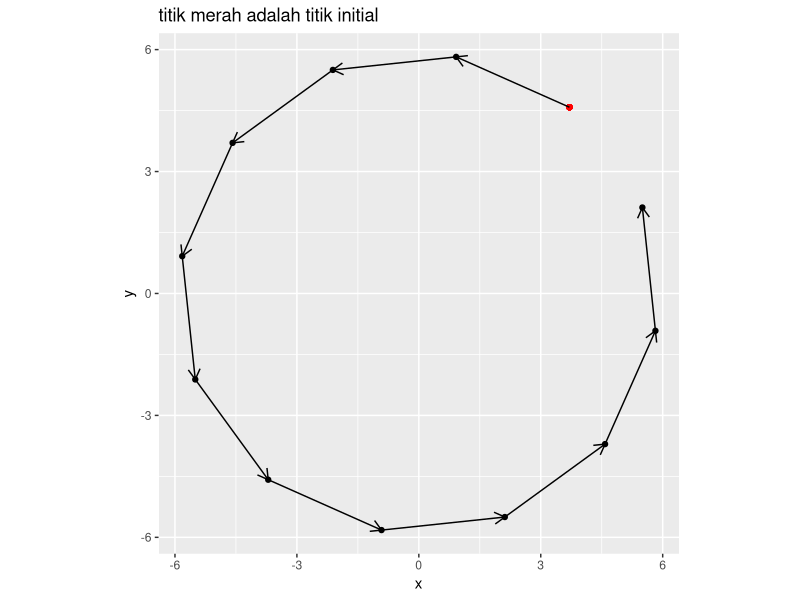
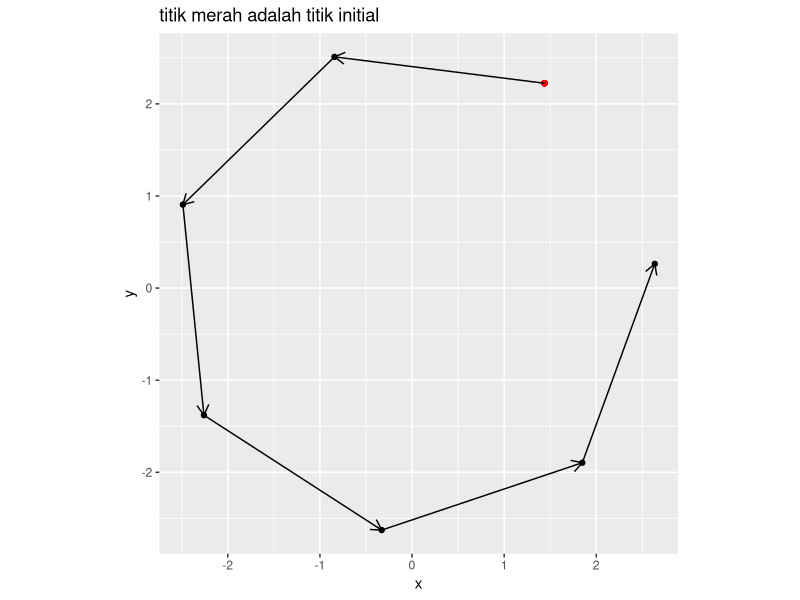
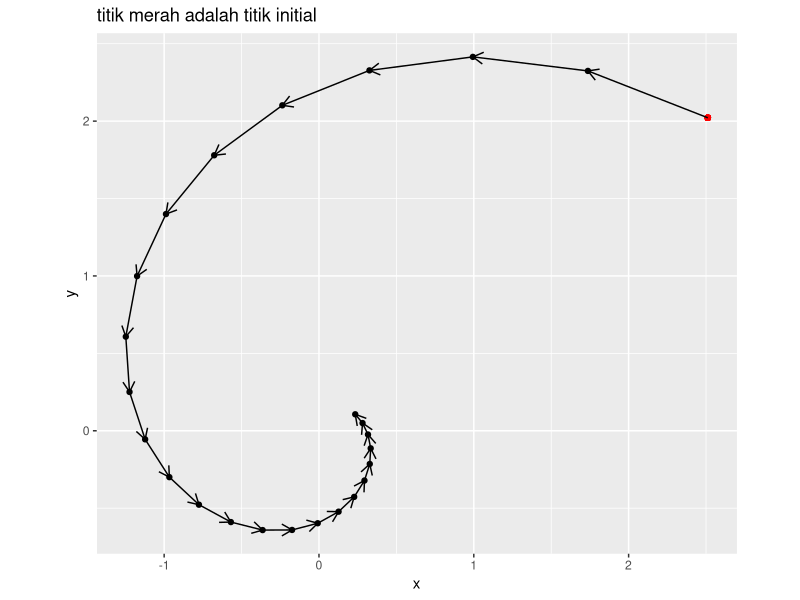
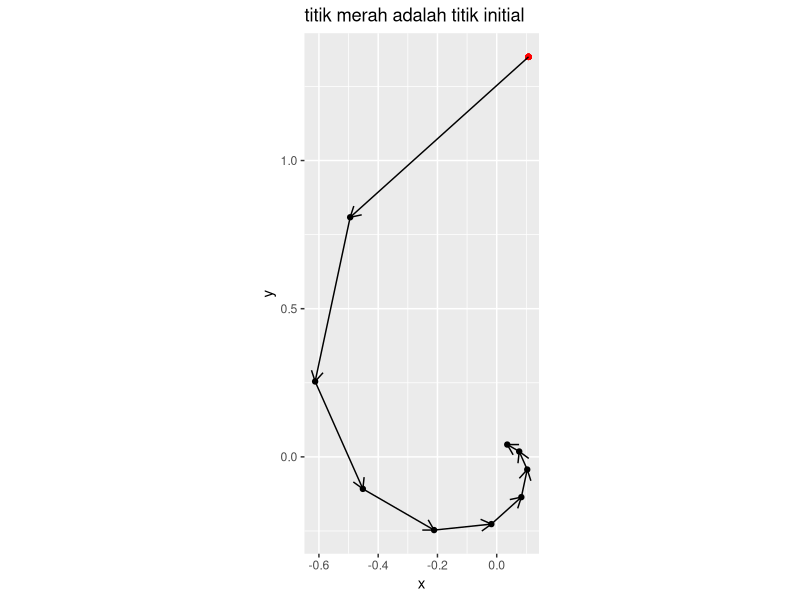
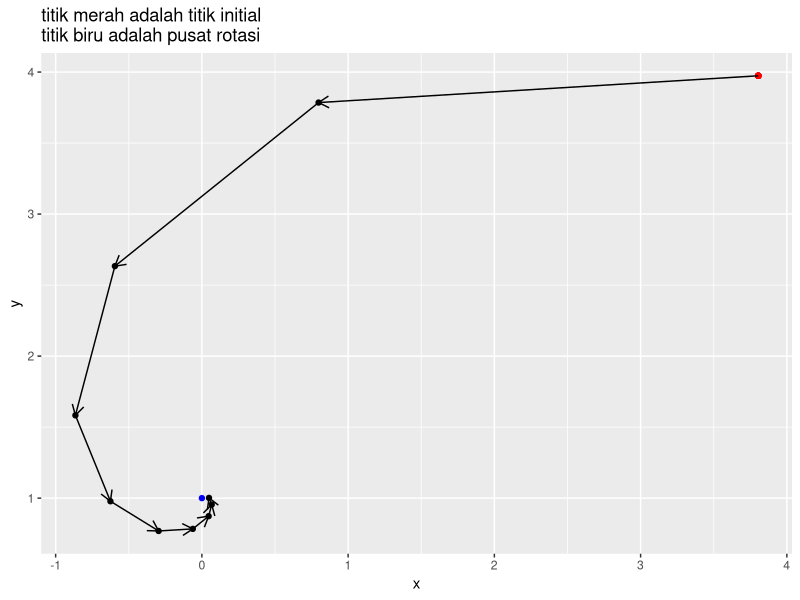
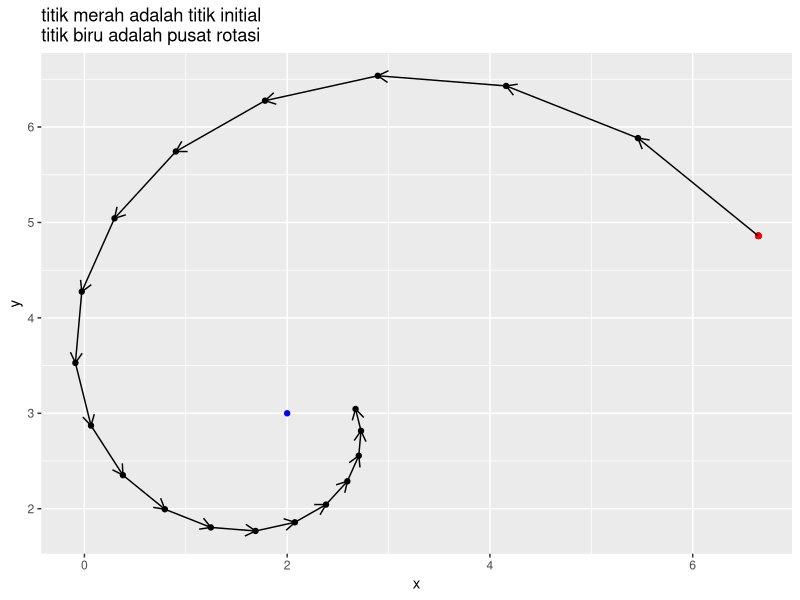
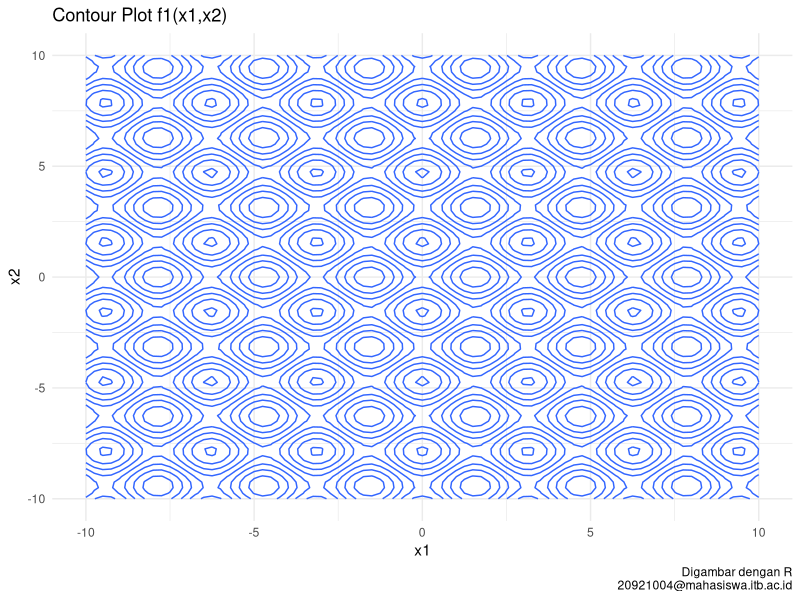
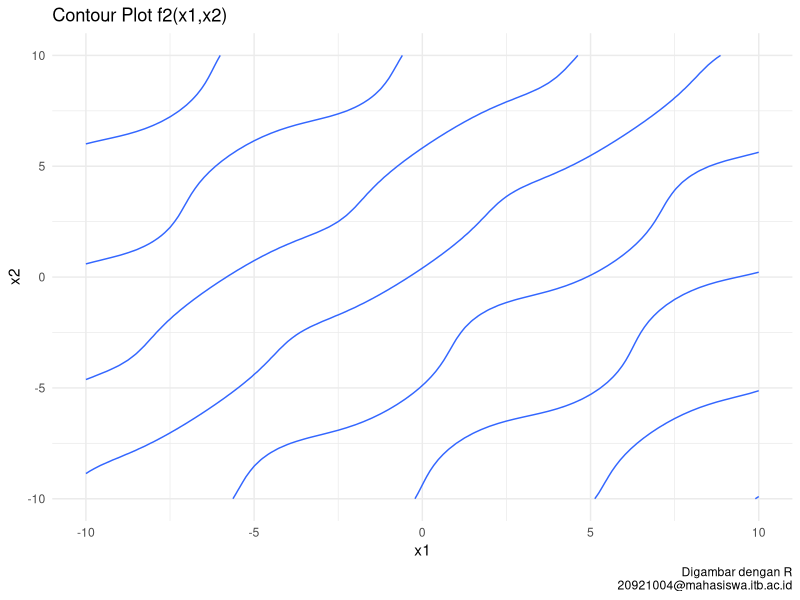

These charts were generated, in order, by the following R code:
## ---- chunk 1
rm(list=ls())
options(digits = 6)
set.seed(20921004)
library(dplyr)
library(ggplot2)
## ---- chunk 2
# function untuk random titik
rand_titik = function(a,b){
  runif(2,a,b)
}
## ---- chunk 3
# mendefinisikan program
rotasi_kan = function(x0,rot){
  # menghitung theta
  theta = 2*pi/rot

  # definisi matriks rotasi
  A = matrix(c(cos(theta),-sin(theta),
             sin(theta),cos(theta)),
           ncol = 2,byrow = T)
  
  # membuat template
  temp = vector("list")
  temp[[1]] = x0

  # proses rotasi
  for(i in 2:rot){
    xk = A %*% x0
    temp[[i]] = xk
    x0 = xk
  }
  
  # membuat template data frame
  final = data.frame(x = rep(NA,rot),
                     y = rep(NA,rot))
  
  # gabung data dari list
  for(i in 1:rot){
    tempura = temp[[i]]
    final$x[i] = tempura[1]
    final$y[i] = tempura[2]
  }

  # membuat plot
  plot = 
    ggplot() +
    geom_point(aes(x,y),data = final) +
    geom_point(aes(x[1],y[1]),
               data = final,
               color = "red") +
    coord_equal() +
    labs(title = "titik merah adalah titik initial") 
  
  # enrich dengan garis panah
  panah = data.frame(
    x_start = final$x[1:(rot-1)],
    x_end = final$x[2:rot],
    y_start = final$y[1:(rot-1)],
    y_end = final$y[2:rot]
  )
  # menambahkan garis panah ke plot
  plot = 
    plot + 
    geom_segment(aes(x = x_start,
                 xend = x_end,
                 y = y_start,
                 yend = y_end),
                 data = panah,
                 arrow = arrow(length = unit(.3,"cm"))
                 )
  
  # menyiapkan output
  list("Grafik rotasi" = plot,
       "Titik-titik rotasi" = final)
  }
## ---- chunk 4
# uji coba
rot = 12 # berapa banyak rotasi
x0 = rand_titik(0,10) # generate random titik

rotasi_kan(x0,rot)
## ---- chunk 5
# uji coba
rot = 7 # berapa banyak rotasi
x0 = rand_titik(0,10) # generate random titik

rotasi_kan(x0,rot)
## ---- chunk 6
# mendefinisikan program
rotasi_konstraksi_kan = function(x0,rot,r){
  # menghitung theta
  theta = 2*pi/rot

  # definisi matriks rotasi
  A = matrix(c(cos(theta),-sin(theta),
             sin(theta),cos(theta)),
           ncol = 2,byrow = T)
  
  # membuat template
  temp = vector("list")
  temp[[1]] = x0

  # proses rotasi dan konstraksi
  for(i in 2:rot){
    xk = A %*% x0
    xk = r * xk
    temp[[i]] = xk
    x0 = xk
  }
  
  # membuat template data frame
  final = data.frame(x = rep(NA,rot),
                     y = rep(NA,rot))
  
  # gabung data dari list
  for(i in 1:rot){
    tempura = temp[[i]]
    final$x[i] = tempura[1]
    final$y[i] = tempura[2]
  }

  # membuat plot
  plot = 
    ggplot() +
    geom_point(aes(x,y),data = final) +
    geom_point(aes(x[1],y[1]),
               data = final,
               color = "red") +
    coord_equal() +
    labs(title = "titik merah adalah titik initial") 
  
  # enrich dengan garis panah
  panah = data.frame(
    x_start = final$x[1:(rot-1)],
    x_end = final$x[2:rot],
    y_start = final$y[1:(rot-1)],
    y_end = final$y[2:rot]
  )
  # menambahkan garis panah ke plot
  plot = 
    plot + 
    geom_segment(aes(x = x_start,
                 xend = x_end,
                 y = y_start,
                 yend = y_end),
                 data = panah,
                 arrow = arrow(length = unit(.3,"cm"))
                 )
  
  # menyiapkan output
  list("Grafik rotasi" = plot,
       "Titik-titik rotasi" = final)
  }
## ---- chunk 7
# uji coba
rot = 25 # berapa banyak rotasi
x0 = rand_titik(0,4) # generate random titik
r = .9
rotasi_konstraksi_kan(x0,rot,r)
## ---- chunk 8
# uji coba
rot = 10 # berapa banyak rotasi
x0 = rand_titik(0,4) # generate random titik
r = .7
rotasi_konstraksi_kan(x0,rot,r)
## ---- chunk 9
# mendefinisikan program
rotasi_konstraksi_pusat_kan = function(x0,rot,r,x_bin){
  # pusat rotasi
  pusat = x_bin

  # menghitung theta
  theta = 2*pi/rot

  # definisi matriks rotasi
  A = matrix(c(cos(theta),-sin(theta),
             sin(theta),cos(theta)),
           ncol = 2,byrow = T)
  
  # membuat template
  temp = vector("list")
  temp[[1]] = x0

  # proses rotasi dan konstraksi
  for(i in 2:rot){
    xk = A %*% (x0-pusat) # diputar dengan x_bin sebagai pusat
    xk = pusat + (r * xk)
    temp[[i]] = xk
    x0 = xk
  }
  
  # membuat template data frame
  final = data.frame(x = rep(NA,rot),
                     y = rep(NA,rot))
  
  # gabung data dari list
  for(i in 1:rot){
    tempura = temp[[i]]
    final$x[i] = tempura[1]
    final$y[i] = tempura[2]
  }

  # membuat plot
  plot = 
    ggplot() +
    geom_point(aes(x,y),data = final) +
    geom_point(aes(x[1],y[1]),
               data = final,
               color = "red") +
    geom_point(aes(x = pusat[1],
		   y = pusat[2]),
	       color = "blue") +
    labs(title = "titik merah adalah titik initial\ntitik biru adalah pusat rotasi") 
  
  # enrich dengan garis panah
  panah = data.frame(
    x_start = final$x[1:(rot-1)],
    x_end = final$x[2:rot],
    y_start = final$y[1:(rot-1)],
    y_end = final$y[2:rot]
  )
  # menambahkan garis panah ke plot
  plot = 
    plot + 
    geom_segment(aes(x = x_start,
                 xend = x_end,
                 y = y_start,
                 yend = y_end),
                 data = panah,
                 arrow = arrow(length = unit(.3,"cm"))
                 )
  
  # menyiapkan output
  list("Grafik rotasi" = plot,
       "Titik-titik rotasi" = final)
  }
## ---- chunk 10
# uji coba
rot = 10 # berapa banyak rotasi
x0 = rand_titik(0,4) # generate random titik
x_bintang = c(0,1) # contoh pusat rotasi
r = .6
rotasi_konstraksi_pusat_kan(x0,rot,r,x_bintang)
## ---- chunk 11
# uji coba
rot = 20 # berapa banyak rotasi
x0 = rand_titik(0,10) # generate random titik
x_bintang = c(2,3) # contoh pusat rotasi
r = .9
rotasi_konstraksi_pusat_kan(x0,rot,r,x_bintang)
## ---- chunk 12
soa_mrf = function(N,	  # banyak titik
		   x1_d,  # batas bawah x1
		   x1_u,  # batas atas x1
		   x2_d,  # batas bawah x2
		   x2_u,  # batas atas x2
		   rot,	  # berapa banyak rotasi
		   k_max, # iterasi maks
		   r){	  # berapa rate konstraksi
		   
# N pasang titik random di selang [a,b] di R2
x1 = runif(N,x1_d,x1_u)
x2 = runif(N,x2_d,x2_u)

# hitung theta
theta = 2*pi / rot

# definisi matriks rotasi
A = matrix(c(cos(theta),-sin(theta),
             sin(theta),cos(theta)),
           ncol = 2,byrow = T)

# bikin data frame
temp = data.frame(x1,x2) %>% mutate(f = f(x1,x2))

# proses iterasi
for(i in 1:k_max){
  # mencari titik x* dengan min(f)
  f_min = 
	temp %>% 
	filter(f == min(f))
  pusat = c(f_min$x1,f_min$x2)

  for(j in 1:N){
	# kita akan ambil titiknya satu persatu
	x0 = c(temp$x1[j],temp$x2[j])
	
	# proses rotasi dan konstraksi terhadap pusat x*
	xk = A %*% (x0-pusat) # diputar dengan x_bin sebagai pusat
        xk = pusat + (r * xk)
	
	# proses mengembalikan nilai ke temp
	temp$x1[j] = xk[1]
	temp$x2[j] = xk[2]
	}
    
    # hitung kembali nilai f(x1,x2)
    temp = temp %>% mutate(f = f(x1,x2))
    }

# proses output hasil
output = temp %>% filter(f == min(f))
return(output)
}

## ---- chunk 13
# definisi
N = 50
a = -4 # x1 dan x2 punya batas bawah yang sama
b = 4  # x1 dan x2 punya batas atas yang sama
k_max = 70
r = .75
rot = 30
f = function(x1,x2){
	((x1^4 - 16 * x1^2 + 5 * x1)/2) + ((x2^4 - 16 * x2^2 + 5* x2)/2)
	}

# solving
soa_mrf(N,a,b,a,b,rot,k_max,r)
## ---- chunk 14
soa_mrf_2 = function(N,	  # banyak titik
		     x1_d,  # batas bawah x1
		     x1_u,  # batas atas x1
		     x2_d,  # batas bawah x2
		     x2_u,  # batas atas x2
		     rot,   # berapa banyak rotasi
		     k_max, # iterasi maks
		     r){    # berapa rate konstraksi
		   
# N pasang titik random di selang [a,b] di R2
x1 = runif(N,x1_d,x1_u)
x2 = runif(N,x2_d,x2_u)

# hitung theta
theta = 2*pi / rot

# definisi matriks rotasi
A = matrix(c(cos(theta),-sin(theta),
             sin(theta),cos(theta)),
           ncol = 2,byrow = T)

# bikin data frame
temp = data.frame(x1,x2) %>% mutate(f = f(x1,x2))

# proses iterasi
for(i in 1:k_max){
  # mencari titik x* dengan max(f)
  f_min = 
	temp %>% 
	filter(f == max(f))
  pusat = c(f_min$x1,f_min$x2)

  for(j in 1:N){
	# kita akan ambil titiknya satu persatu
	x0 = c(temp$x1[j],temp$x2[j])
	
	# proses rotasi dan konstraksi terhadap pusat x*
	xk = A %*% (x0-pusat) # diputar dengan x_bin sebagai pusat
        xk = pusat + (r * xk)
	
	# proses mengembalikan nilai ke temp
	temp$x1[j] = xk[1]
	temp$x2[j] = xk[2]
	}
    
    # hitung kembali nilai f(x1,x2)
    temp = temp %>% mutate(f = f(x1,x2))
    }

# proses output hasil
output = temp %>% filter(f == min(f))
return(output)
}

## ---- chunk 15
# fungsi plot
# untuk contour plot
ikanx = function(f,a,b){
  x = seq(a,b,by = .25)

  temp_plot =
    expand.grid(x,x) %>%
    rename(x = Var1,
           y = Var2) %>%
    mutate(z = f(x,y))

  temp_plot %>%
     ggplot(aes(x = x,y = y,z = z)) +
     geom_contour() +
     theme_minimal() +
     labs(x = "x1",y = "x2",
	  caption = "Digambar dengan R\n20921004@mahasiswa.itb.ac.id")
}

# untuk sistem persamaan
ikanx_2 = function(f,a,b){
  x = seq(a,b,by = .025)

  temp_plot =
    expand.grid(x,x) %>%
    rename(x = Var1,
           y = Var2) %>%
    mutate(z = f(x,y)) %>%
    filter(round(z,1) == 0)

  return(temp_plot)
}


## ---- chunk 16
f1 = function(x1,x2){cos(2* x1) - cos(2*x2) - 0.4}
ikanx(f1,-10,10) + labs(title = "Contour Plot f1(x1,x2)")
## ---- chunk 17
f2 = function(x1,x2){2*(x2 - x1) + sin(x2) - sin(x1) - 1.2}
ikanx(f2,-10,10) + labs(title = "Contour Plot f2(x1,x2)")
## ---- chunk 18
df1 = ikanx_2(f1,-10,10)
df2 = ikanx_2(f2,-10,10)

ggplot() +
  geom_point(data = df1, aes(x,y),color = "steelblue",size = .25) +
  geom_point(data = df2, aes(x,y),color = "darkgreen",size = .25) +
  theme_minimal() +
  labs(x = "x1",y = "x2",
       title = "Plot f1 dan f2",
       caption = "Digambar dengan R\n20921004@mahasiswa.itb.ac.id")
## ---- chunk 19
# fungsi f1 dan f2 dari soal
f1 = function(x1,x2){cos(2* x1) - cos(2*x2) - 0.4}
f2 = function(x1,x2){2*(x2 - x1) + sin(x2) - sin(x1) - 1.2}

# membuat F(x)
# saya notasikan sebagai f kecil
f = function(x1,x2){
  sum = abs(f1(x1,x2)) + abs(f2(x1,x2))
  bawah = 1 + sum
  hasil = 1/bawah
  return(hasil)
}
## ---- chunk 20
# solving
N = 50
a = -10  # x1 dan x2 punya batas yang sama
b = 10   # x1 dan x2 punya batas yang sama
rot = 20
k_max = 60
r = .65
# run I
soa_mrf_2(N,a,b,a,b,rot,k_max,r)
# run II
soa_mrf_2(N,a,b,a,b,rot,k_max,r)
# run III
soa_mrf_2(N,a,b,a,b,rot,k_max,r)
# run IV
soa_mrf_2(N,a,b,a,b,rot,k_max,r)
# run V
soa_mrf_2(N,a,b,a,b,rot,k_max,r)
## ---- chunk 21
ceisya = data.frame()

for(i in 1:100){
  ahnaf = soa_mrf_2(N,a,b,a,b,rot,k_max,r)
  ceisya = rbind(ahnaf,ceisya)
}

ceisya %>% 
  mutate(x1 = round(x1,3),
         x2 = round(x2,3),
	 f = round(f,1)) %>% 
  distinct() %>%
  arrange(x1,x2)
## ---- chunk 22
f1 = function(x1,x2){sin(x1)*cos(x2) + 2*cos(x1)*sin(x2)}
ikanx(f1,0,2*pi) + labs(title = "Contour Plot f1(x1,x2)")
## ---- chunk 23
f2 = function(x1,x2){cos(x1)*sin(x2) + 2*sin(x1)*cos(x2)}
ikanx(f2,0,2*pi) + labs(title = "Contour Plot f2(x1,x2)")
## ---- chunk 24
df1 = ikanx_2(f1,-10,10)
df2 = ikanx_2(f2,-10,10)

ggplot() +
  geom_point(data = df1, aes(x,y),color = "steelblue",size = .25) +
  geom_point(data = df2, aes(x,y),color = "darkgreen",size = .25) +
  theme_minimal() +
  labs(x = "x1",y = "x2",
       title = "Plot f1 dan f2",
       caption = "Digambar dengan R\n20921004@mahasiswa.itb.ac.id")
## ---- chunk 25
f1 = function(x,y){0.5*sin(x*y) - 0.25*(y)/(pi) - 0.5*x}
ikanx(f1,-20,5) + labs(title = "Contour Plot g1(x,y)")
## ---- chunk 26
f2 = function(x,y){(1 - .25/pi)*(exp(2*x)-exp(1)) + exp(1)*(y/pi) - 2*exp(1)*x}
ikanx(f2,-20,5) + labs(title = "Contour Plot g2(x,y)")
## ---- chunk 27
df1 = ikanx_2(f1,-20,5)
df2 = ikanx_2(f2,-20,5)

ggplot() +
  geom_point(data = df1, aes(x,y),color = "steelblue",size = .25) +
  geom_point(data = df2, aes(x,y),color = "darkgreen",size = .25) +
  theme_minimal() +
  labs(x = "x",y = "y",
       title = "Plot g1 dan g2",
       caption = "Digambar dengan R\n20921004@mahasiswa.itb.ac.id")
